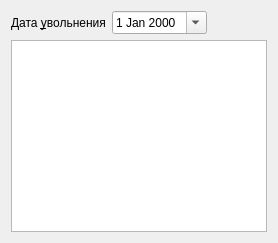
     <widget class="QWidget" name="tabStaffMovements">
      <attribute name="title">
       <string>Кадровые перемещения</string>
      </attribute>
      <layout class="QGridLayout" name="gridLayout_6">
       <item row="0" column="0">
        <widget class="QLabel" name="lblRetireDate">
         <property name="sizePolicy">
          <sizepolicy hsizetype="Maximum" vsizetype="Preferred">
           <horstretch>0</horstretch>
           <verstretch>0</verstretch>
          </sizepolicy>
         </property>
         <property name="text">
          <string>Дата &amp;увольнения</string>
         </property>
         <property name="buddy">
          <cstring>edtRetireDate</cstring>
         </property>
        </widget>
       </item>
       <item row="0" column="1">
        <widget class="CDateEdit" name="edtRetireDate">
         <property name="sizePolicy">
          <sizepolicy hsizetype="Maximum" vsizetype="Fixed">
           <horstretch>0</horstretch>
           <verstretch>0</verstretch>
          </sizepolicy>
         </property>
         <property name="calendarPopup">
          <bool>true</bool>
         </property>
        </widget>
       </item>
       <item row="0" column="2">
        <spacer name="horizontalSpacer_2">
         <property name="orientation">
          <enum>Qt::Horizontal</enum>
         </property>
         <property name="sizeHint" stdset="0">
          <size>
           <width>40</width>
           <height>20</height>
          </size>
         </property>
        </spacer>
       </item>
       <item row="2" column="0" colspan="3">
        <widget class="CInDocTableView" name="tblOrderDocs"/>
       </item>
      </layout>
     </widget>
